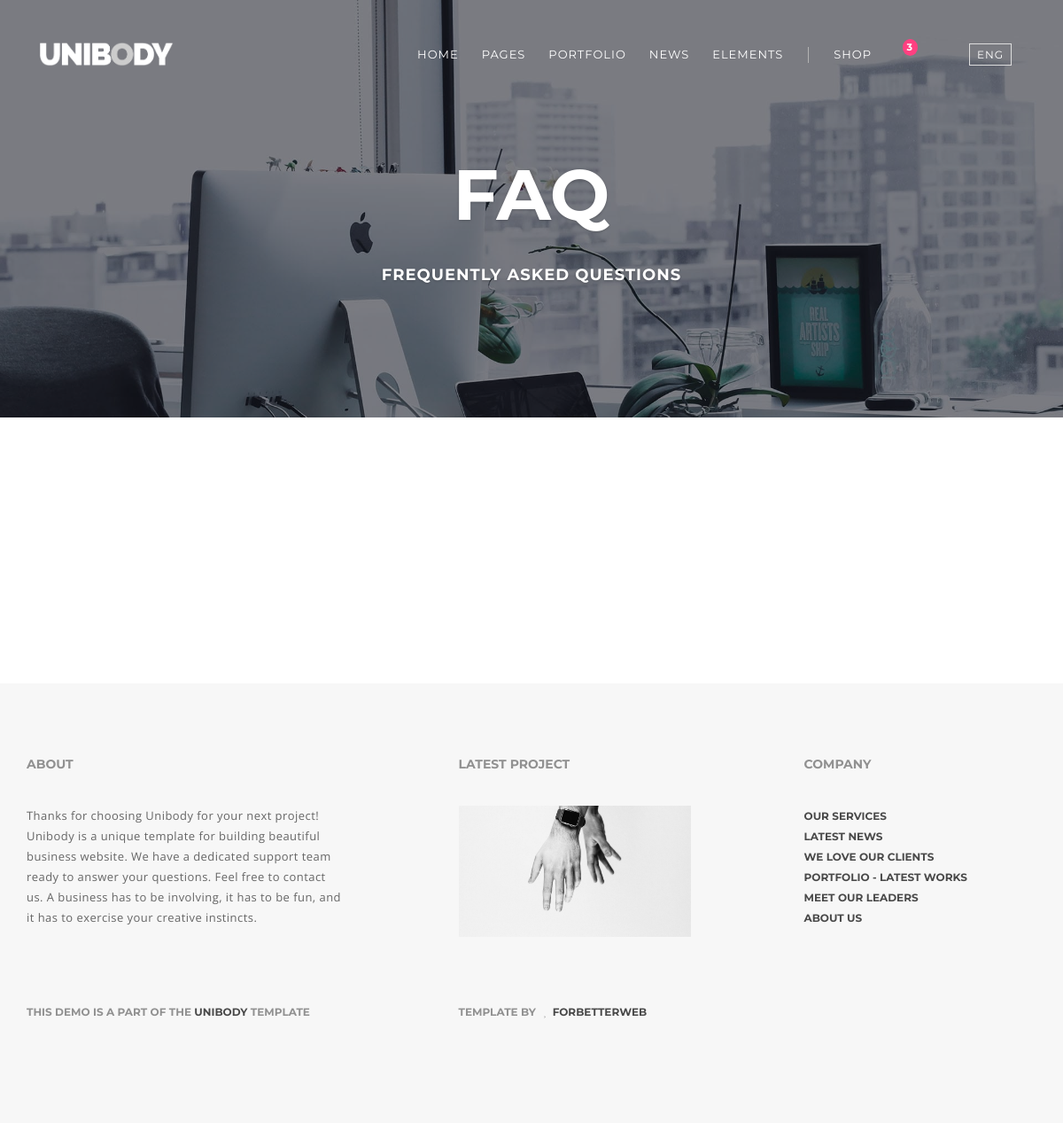
The app's page /faq/, older data.
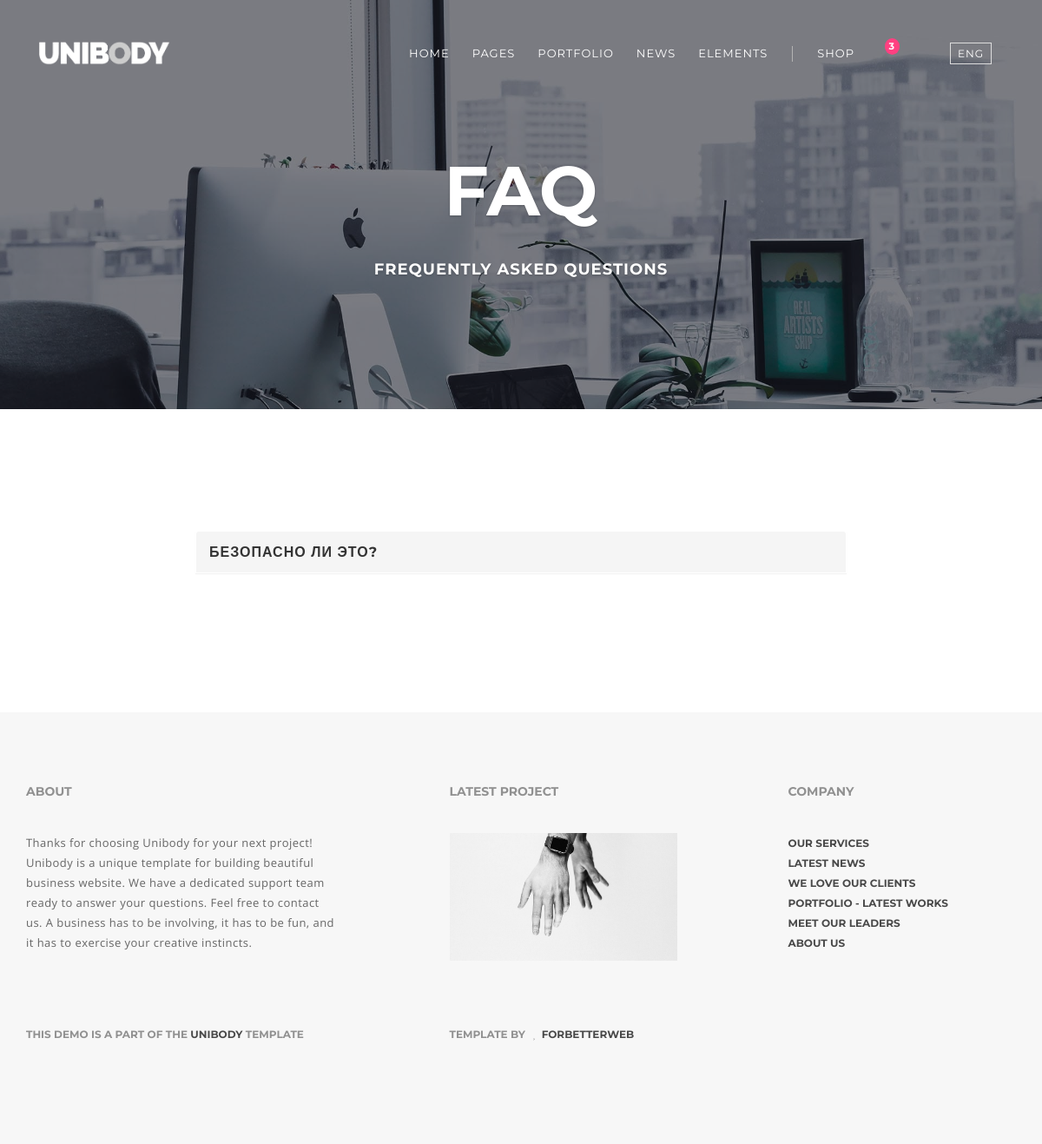
The same page, newer data.
### main/models.py (models this page shows, shortened)
class Faq(models.Model):
    title = models.CharField(max_length=255, verbose_name='Название')
    question = models.CharField(max_length=255, verbose_name='Вопрос')
    answer = models.CharField(max_length=1000, verbose_name='Ответ')
    class Meta:
        verbose_name = 'Вопрос/Ответ'
        verbose_name_plural = 'Вопрос(-ов)/Ответ(-ов)'

### main/views.py (the view)
# urls.py: path('faq/', faq, name='faq'),
def faq(request):
    return render(request, 'main/faq.html')

### main/templatetags/faq_tag.py (called while the page is built)
@register.inclusion_tag('main/faq_list.html')
def show_faq():
    faq = Faq.objects.all()
    return {'faq': faq}

### main/templates/main/faq.html (shortened to what this page needs)
{% load static %}
{% load faq_tag %}
<!DOCTYPE html>
<html lang="en">
  <head>
    <link href="{% static 'css/bootstrap.min.css' %}" rel="stylesheet">
    <link href="{% static 'css/main.css' %}" rel="stylesheet">
  </head>
  <body class="top" id="page-top" data-spy="scroll" data-target=".navbar-fixed-top">
    <nav class="navbar navbar-unibody navbar-custom navbar-fixed-top">
      <div class="container">
        <div class="navbar-header">
          <a class="navbar-brand page-scroll" href="#page-top">
            <img class="logo" src="{% static 'img/logo.png' %}" alt="Logo"><img class="logodark" src="{% static 'img/logodark.png' %}" alt="Logo"></a>
        </div>
        <div class="collapse navbar-collapse navbar-main-collapse">
          <ul class="nav navbar-nav navbar-left">
            <li><a href="#">Home </a>
            </li>
            <li><a href="#">Pages </a>
            </li>
            <li><a href="#">Portfolio </a>
            </li>
            <li><a href="#">News </a>
            </li>
            <li><a href="#">Elements </a>
            </li>
            <li><a href="#">Shop </a>
            </li>
            <li class="dropdown"><a class="dropdown-toggle" href="#"><i class="fa fa-shopping-bag fa-lg"></i><span class="badge">3</span></a>
            </li>
            <li class="visible-lg">&nbsp;</li>
            <li class="dropdown"><a class="dropdown-toggle" href="#"><i class="fa fa-search fa-lg"></i></a>
            </li>
            <li class="dropdown"><a class="dropdown-toggle" href="#"><span class="lang">Eng</span></a>
            </li>
          </ul>
        </div>
      </div>
    </nav>
    <header class="intro introhalf" data-background="img/main/11.jpg">
      <div class="intro-body">
        <h1>FAQ</h1>
        <h4>Frequently Asked Questions</h4>
      </div>
    </header>
    {% show_faq %}
    <section class="section-small bg-gray footer">
      <div class="container">
        <div class="row">
          <div class="col-md-4">
            <h5>About</h5>
            <p>Thanks for choosing Unibody for your next project! Unibody is a unique template for building  beautiful business website. We have a dedicated support team ready to answer your questions. Feel free to contact us. A business has to be involving, it has to be fun, and it has to exercise your creative instincts.</p>
          </div>
          <div class="col-md-3 col-md-offset-1 footer-menu">
            <h5>Latest project</h5>
            <p><a href="portfolio-single.html"><img class="img-responsive center-block" src="img/main/42.jpg" alt=""></a></p>
          </div>
          <div class="col-md-3 col-md-offset-1 footer-menu">
            <h5>Company</h5>
            <h6 class="no-pad"><a href="services.html">Our Services</a></h6>
            <h6 class="no-pad"><a href="news-single.html">Latest news</a></h6>
            <h6 class="no-pad"><a href="clients.html">We love our clients</a></h6>
            <h6 class="no-pad"><a href="portfolio-masonry-4.html">Portfolio - Latest works</a></h6>
            <h6 class="no-pad"><a href="team.html">Meet our leaders</a></h6>
            <h6 class="no-pad"><a href="about.html">About us</a></h6>
          </div>
        </div>
        <div class="row">
          <div class="col-md-4">
            <h6>This demo is a part of the <a href="http://ForBetterWeb.com">Unibody</a> template
            </h6>
          </div>
          <div class="col-md-3 col-md-offset-1">
            <h6>Template By <a href="http://ForBetterWeb.com"><i class="fa fa-heart fa-fw"></i>forbetterweb</a>
            </h6>
          </div>
          <div class="col-md-3 col-md-offset-1">
            <ul class="list-inline">
              <li><a href="/"><i class="fa fa-twitter fa-fw fa-lg"></i></a></li>
              <li><a href="/"><i class="fa fa-facebook fa-fw fa-lg"></i></a></li>
              <li><a href="/"><i class="fa fa-google-plus fa-fw fa-lg"></i></a></li>
              <li><a href="/"><i class="fa fa-linkedin fa-fw fa-lg"></i></a></li>
            </ul>
          </div>
        </div>
      </div>
    </section>
  </body>
</html>

### main/templates/main/faq_list.html (shortened to what this page needs)
<section>
    <div class="container">
        <div class="row wow fadeIn">
            <div class="col-md-8 col-md-offset-2">
                <div class="panel-group" id="accordion" role="tablist" aria-multiselectable="true">
                    {% for item in faq %}
                    <div class="panel panel-default">
                        <div class="panel-heading" id="headingTwo" role="tab">
                            <h4 class="panel-title"><a class="collapsed" role="button" data-toggle="collapse"
                                                       data-parent="#accordion" href="#collapseTwo"
                                                       aria-expanded="false" aria-controls="collapseTwo">
                                                       {{ item.question }}
                                                    </a></h4>
                        </div>
                    </div>
                    {% endfor %}
                </div>
            </div>
        </div>
    </div>
</section>

Row changes from the older to the newer data that the page shows:
added Faq: question "БЕЗОПАСНО ЛИ ЭТО?"
